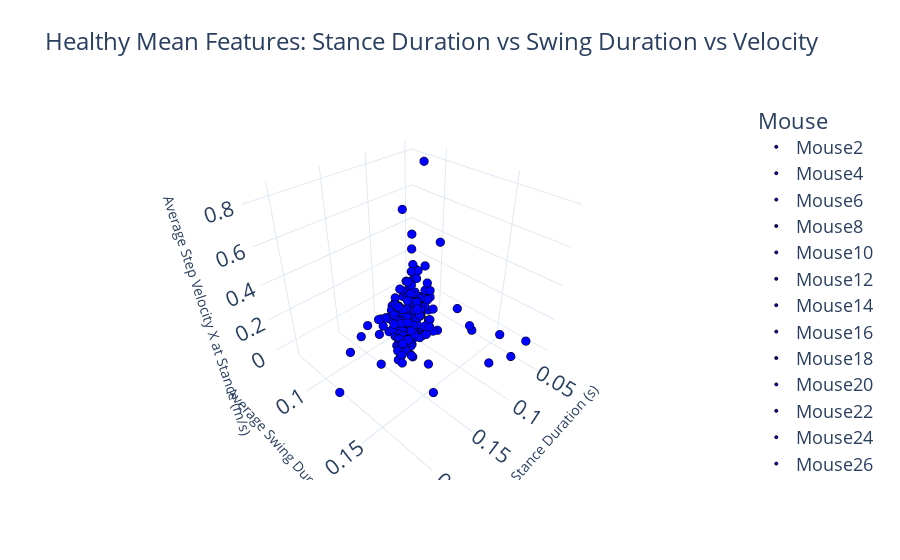

Notebook source saved alongside this figure:
### Code cell
fig = px.scatter_3d(
    healthy_mean_features,
    x='Mean stance duration (s)',
    y='Mean swing duration (s)',
    z='Mean step velocity X at stance - lHindpaw (m/s)',
    color='Mouse',
    hover_name='Mouse',
    title="Healthy Mean Features: Stance Duration vs Swing Duration vs Velocity",
    labels={
        'Mean stance duration (s)': 'Average Stance Duration (s)',
        'Mean swing duration (s)': 'Average Swing Duration (s)',
        'Mean step velocity X at stance - lHindpaw (m/s)': 'Average Step Velocity X at Stance (m/s)'
    },
    template="plotly_white"
)
fig.update_traces(marker=dict(size=3, line=dict(width=SCATTER_LINE_WIDTH, color='black'), color = 'blue'))
fig.update_layout(
    legend=dict(font=dict(size=LEGEND_FONT_SIZE)),
    title=dict(font=dict(size=TITLE_FONT_SIZE)),
    scene=dict(
        xaxis_title='Average Stance Duration (s)',
        yaxis_title='Average Swing Duration (s)',
        zaxis_title='Average Step Velocity X at Stance (m/s)',
        xaxis=dict(tickfont=dict(size=AXIS_FONT_SIZE)),
        yaxis=dict(tickfont=dict(size=AXIS_FONT_SIZE)),
        zaxis=dict(tickfont=dict(size=AXIS_FONT_SIZE)),
    )
)
fig.show()
